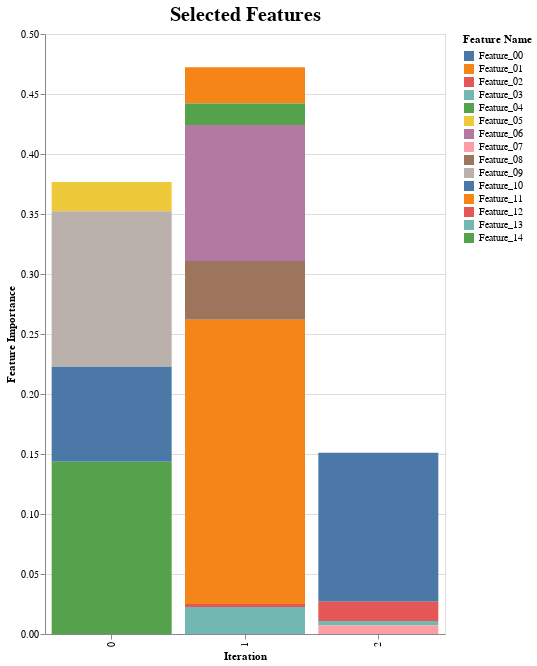

Notebook cell for this chart:
### Code cell
f = (
    alt.Chart(df)
    .mark_bar()
    .encode(
        x=alt.X("iteration_id:N", title="Iteration"),
        y=alt.Y("sum(feature_impt)", title="Feature Importance"),
        color=alt.Color("feature_name:N", title="Feature Name"),
    )
)

f = f.configure_title(font="computer modern", fontSize=20)
f.properties(title="Selected Features", width=400, height=600)

### Figure 1 — Vega-Lite specification as saved in the notebook (floating-point values rounded to 4 significant figures)
{"config": {"view": {"continuousWidth": 400, "continuousHeight": 300}, "title": {"font": "computer modern", "fontSize": 20}}, "data": {"name": "data-c93f7068e7ebdefd208ce18368860a3b"}, "mark": "bar", "encoding": {"color": {"type": "nominal", "field": "feature_name", "title": "Feature Name"}, "x": {"type": "nominal", "field": "iteration_id", "title": "Iteration"}, "y": {"type": "quantitative", "aggregate": "sum", "field": "feature_impt", "title": "Feature Importance"}}, "height": 600, "title": "Selected Features", "width": 400, "$schema": "https://vega.github.io/schema/vega-lite/v4.8.1.json", "datasets": {"data-c93f7068e7ebdefd208ce18368860a3b": [{"feature_name": "Feature_00", "feature_impt": 0.124, "iteration_id": 2}, {"feature_name": "Feature_01", "feature_impt": 0.03014, "iteration_id": 1}, {"feature_name": "Feature_02", "feature_impt": 0.01611, "iteration_id": 2}, {"feature_name": "Feature_03", "feature_impt": 0.003724, "iteration_id": 2}, {"feature_name": "Feature_04", "feature_impt": 0.01796, "iteration_id": 1}, {"feature_name": "Feature_05", "feature_impt": 0.02444, "iteration_id": 0}, {"feature_name": "Feature_06", "feature_impt": 0.1134, "iteration_id": 1}, {"feature_name": "Feature_07", "feature_impt": 0.007102, "iteration_id": 2}, {"feature_name": "Feature_08", "feature_impt": 0.04887, "iteration_id": 1}, {"feature_name": "Feature_09", "feature_impt": 0.1296, "iteration_id": 0}, {"feature_name": "Feature_10", "feature_impt": 0.07908, "iteration_id": 0}, {"feature_name": "Feature_11", "feature_impt": 0.2368, "iteration_id": 1}, {"feature_name": "Feature_12", "feature_impt": 0.002677, "iteration_id": 1}, {"feature_name": "Feature_13", "feature_impt": 0.02241, "iteration_id": 1}, {"feature_name": "Feature_14", "feature_impt": 0.1436, "iteration_id": 0}]}}
